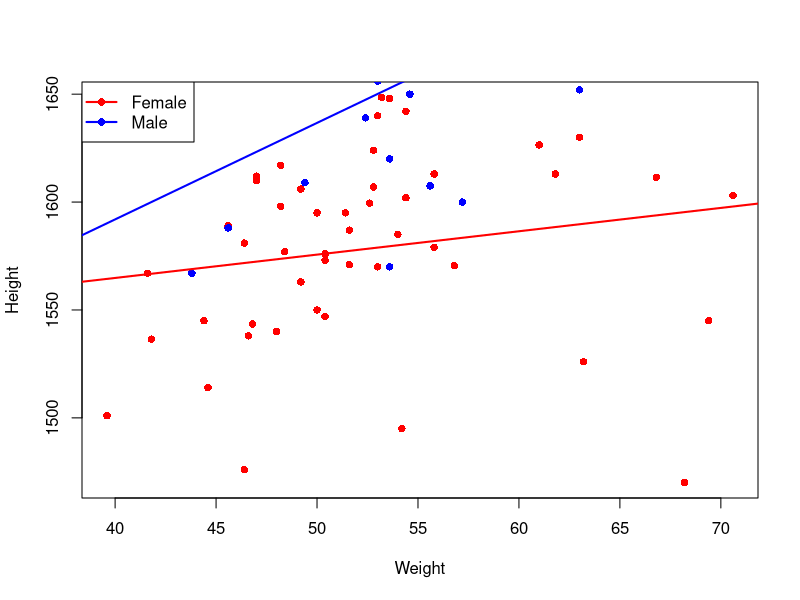

This figure's R source:
# ===============================
# 11-6A 男女別 散布図＋回帰直線
# ===============================

Body <- read.table("SampleData03_forR2.csv",
                   header = TRUE, sep = ",")

Body_F <- subset(Body, Sex == "F")
Body_M <- subset(Body, Sex == "M")

# 幅は元（デフォルト）
pdf("11-6A_Gender.pdf")

# ---- 女性の散布図（赤）----
plot(
  Body_F[,8] ~ Body_F[,7],
  col = "red",
  pch = 16,
  xlab = "Weight",
  ylab = "Height"
)

# ---- 男性の散布図（青）を重ねる ----
points(
  Body_M[,8] ~ Body_M[,7],
  col = "blue",
  pch = 16
)

# ---- 回帰直線 ----
lm_F <- lm(Body_F[,8] ~ Body_F[,7])
abline(lm_F, col = "red", lwd = 2)

lm_M <- lm(Body_M[,8] ~ Body_M[,7])
abline(lm_M, col = "blue", lwd = 2)

# ---- 凡例 ----
legend(
  "topleft",
  legend = c("Female", "Male"),
  col = c("red", "blue"),
  pch = 16,
  lwd = 2
)

dev.off()
